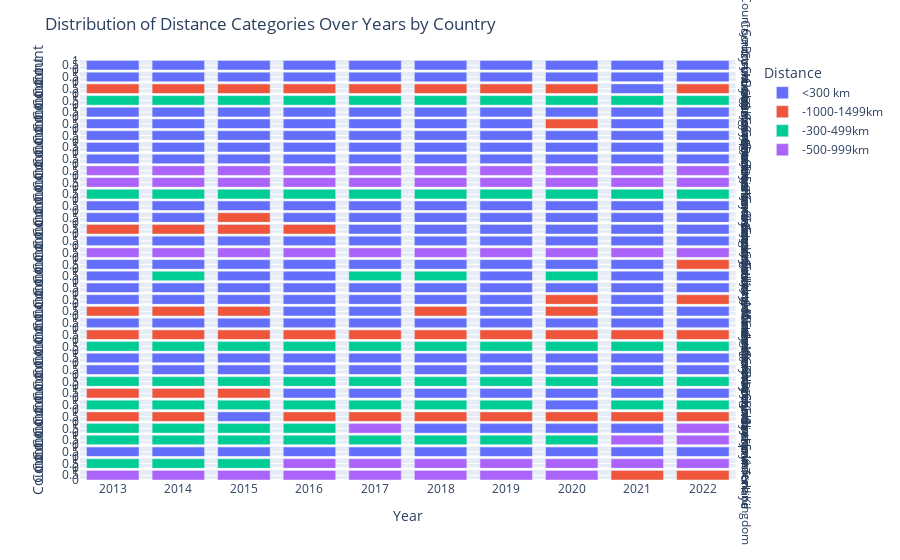

Source (notebook cell):
### Code cell
import plotly.express as px

# Assuming `df` is your DataFrame and it's already prepared for plotting
# Let's say `Country` is on the index, and we're faceting by 'Country' with 'Year' on the x-axis

fig = px.bar(df_agg, 
             x='Year', 
             y='Count', 
             color='Distance', 
             facet_row='Country', 
             height=4000,  # You might need to adjust this depending on the number of rows and your screen
             facet_row_spacing=0.004)  # Adjust this value as needed, this is just an example

# Update layout if needed
fig.update_layout(title='Distribution of Distance Categories Over Years by Country')
fig.update_yaxes(matches=None)  # This makes all y-axes independent, remove if you want them to be the same
fig.show()
